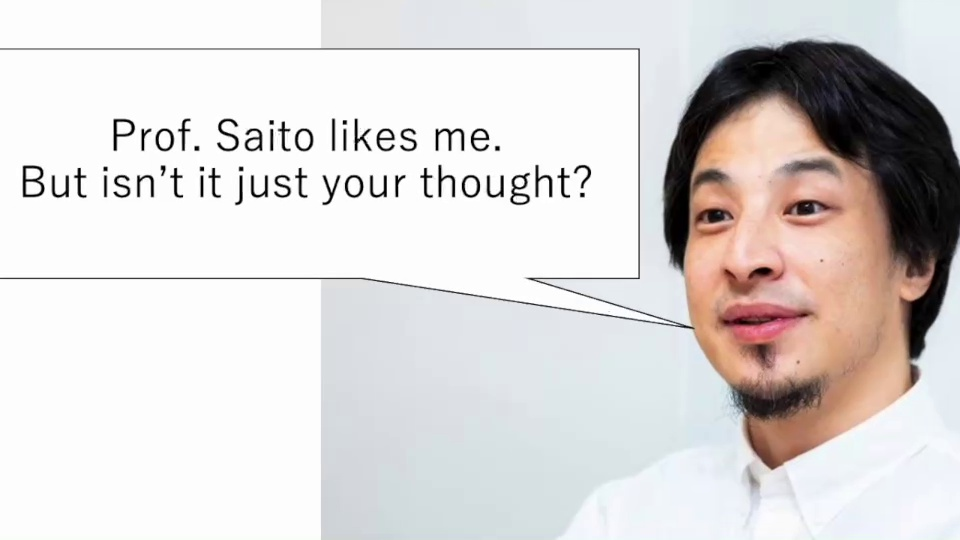
#> input picture exercise0516/frame_img/video_img_0003.jpg, 960 x 540 px, given in place of prof_likes_hiroyuki2.mp4, which was not available
$ python ex0516_2.py
#> lines starting #> are read from the running program, lines starting #| are printed output that depends on the picture; pictures that were not available may be replaced by others from this repository, and a replacement may not be noted
import numpy as np
import cv2 as cv
import scipy.optimize as op
from scipy.signal import butter, lfilter, freqz
import matplotlib.pyplot as plt

skip=0 # 処理するフレームを削る数。デバッグの時はこれを大きくして処理を切り上げる

def match_feature(img1, img2):  # 前回の課題と同様
    # SIFTを用意
    sift = cv.SIFT_create()
    # 特徴点とdescriberを検出
    kp1, des1 = sift.detectAndCompute(img1, None)
    kp2, des2 = sift.detectAndCompute(img2, None)
    # マッチさせる
    bf = cv.BFMatcher()
    matches = bf.knnMatch(des1, des2, k=2)
    good = []  # オブジェクトの保管場所
    good2 = []  # オブジェクトの保管場所 drawMatchesKnnに食わせるための形式
    for m, n in matches:
        if m.distance < 0.3*n.distance:  # 厳選を実施
            good.append(m)
            good2.append([m])
    img1_pt = [list(map(int, kp1[m.queryIdx].pt))
               for m in good]  # マッチした１枚目の特徴点
    img2_pt = [list(map(int, kp2[m.trainIdx].pt))
               for m in good]  # マッチした２枚目の特徴点
    # img3 = cv.drawMatchesKnn(img1, kp1, img2, kp2, good2,
    #                         None, flags=cv.DrawMatchesFlags_NOT_DRAW_SINGLE_POINTS)  # マッチ状況の描画
    # plt.imshow(img3), plt.show()  # 確認のためマッチの様子を出力

    img1_pt_s = []  # 重複削除後のマッチした特徴点
    img2_pt_s = []
    for i in range(len(img1_pt)):
        if (img1_pt[i] not in img1_pt_s) and (img2_pt[i] not in img2_pt_s):  # 重複の確認
            img1_pt_s.append(img1_pt[i])
            img2_pt_s.append(img2_pt[i])

    img1_pt_s = np.array(img1_pt_s)  # 最適化に備えnumpy形式に変換
    img2_pt_s = np.array(img2_pt_s)
    return img1_pt_s, img2_pt_s


def error_func(t):
    # 特徴点の合致における誤差関数
    answer = 0
    for i in range(len(img1_pt_s)):  # 特徴点の組毎に足しこむ
        # 特徴点間の距離の2乗
        answer += (np.linalg.norm(t+img2_pt_s[i]-img1_pt_s[i]))**2
    return answer


def butter_lowpass(cutoff, fs, order=5):
    nyq = 0.5 * fs
    normal_cutoff = cutoff / nyq
    b, a = butter(order, normal_cutoff, btype='low', analog=False)
    return b, a


def butter_lowpass_filter(data, cutoff, fs, order=5):
    b, a = butter_lowpass(cutoff, fs, order=order)
    y = lfilter(b, a, data)
    return y


# 動画の読み込み
mv = cv.VideoCapture(
    "/Users/hayashidekazuyuki/Desktop/Git_Win_Air/class_CV/exercise0516/prof_likes_hiroyuki2.mp4")
frame_count = int(mv.get(cv.CAP_PROP_FRAME_COUNT))  # フレーム数
size = (1080, 1920)
# size=(540,960)
size_cv = (size[1], size[0])
frame_rate = int(mv.get(cv.CAP_PROP_FPS))

# 保存形式の指定
fourcc = cv.VideoWriter_fourcc('m', 'p', '4', 'v')  # 保存形式
save = cv.VideoWriter('exercise0516/result/stabilized.mp4',
                      fourcc, frame_rate, size_cv)

vec0_list = []
vec1_list = []

# for i in range(20):
for i in range(frame_count-skip):
    ch, frame = mv.read()  # １フレームずつ取り出す
    frame = cv.cvtColor(frame, cv.COLOR_RGB2GRAY)  # モノクロに変換
    if i != 0:  # 初回はスキップ
        print(i)
        img1_pt_s, img2_pt_s = match_feature(frame_old, frame)  # 特徴点マッチング
        vec = op.minimize(error_func, [0, 0]).x  # ブレのベクトル最適化
        vec = [int(vec[0]), int(vec[1])]  # ベクトルの成分をintに変換
        vec0_list.append(vec[0])
        vec1_list.append(vec[1])
    frame_old = frame
#> this loop made 1 pass
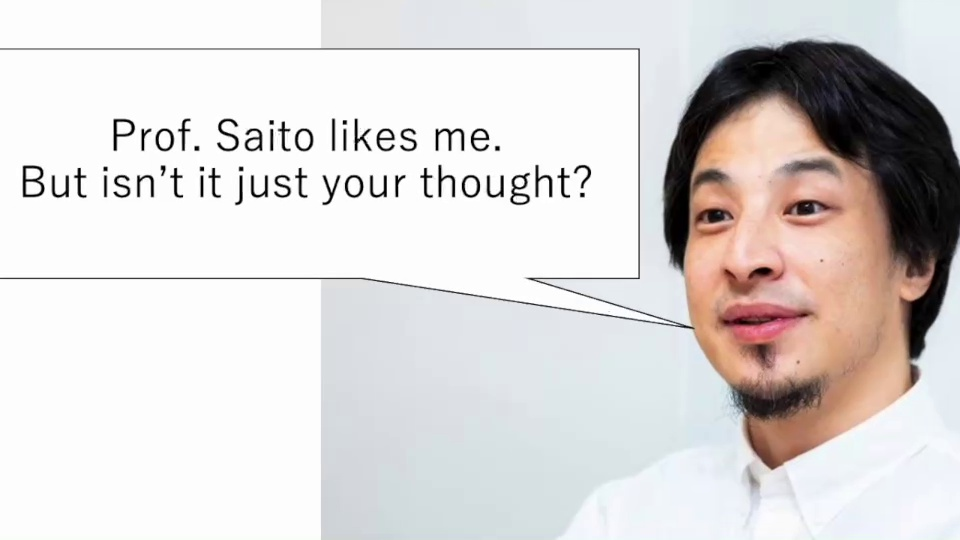
#> input picture exercise0516/frame_img/video_img_0003.jpg, 960 x 540 px, given in place of prof_likes_hiroyuki2.mp4, which was not available
#> pass 1, `frame = cv.cvtColor(frame, cv.COLOR_RGB2GRAY)`:
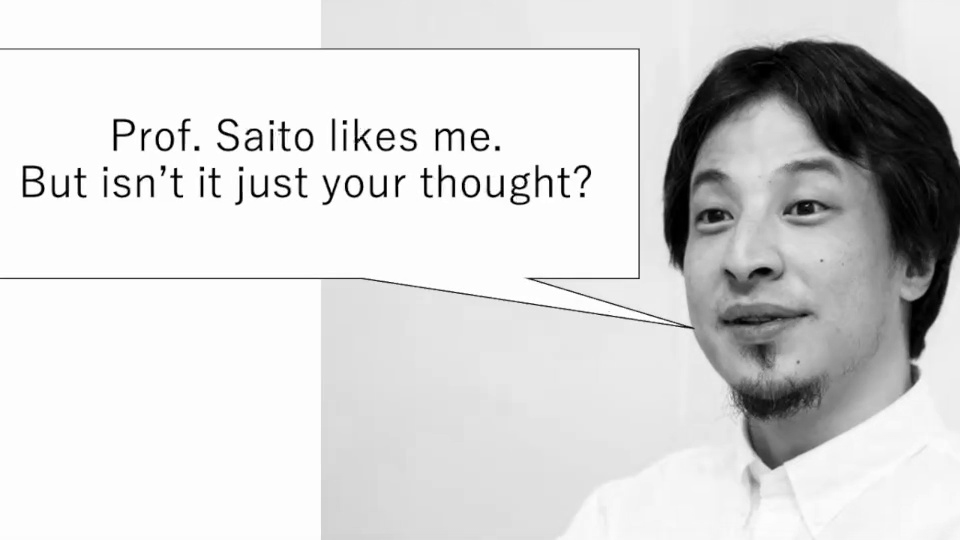
#> frame: shape (540, 960); min 0, max 255, mean 215.2
#> after the loop, vec0_list = []; vec1_list = []

# ベクトルuの平滑化処理

# LPFのパラメータ。試行錯誤的に決定。1Hz以上の高周波振動を除去
order = 6
fs = 30.0
cutoff = 1
T = 5.0
n = int(T * fs)

fig = plt.figure()

ax1 = fig.add_subplot(2, 1, 1)
ax2 = fig.add_subplot(2, 1, 2)

ax1.plot(np.linspace(0, len(vec0_list), len(vec0_list)),
         vec0_list, label="before smoothing, x")
ax2.plot(np.linspace(0, len(vec1_list), len(vec1_list)),
         vec1_list, label="before smoothing, y")
#plt.plot(vec0_list,vec1_list,label="before smoothing",color="r")

vec0_list = butter_lowpass_filter(
    vec0_list, cutoff, fs, order)  # スタビライズベクトルの高周波成分の消去
#> in butter_lowpass_filter, `y = lfilter(b, a, data)`: y = empty array
#> vec0_list = empty array
vec1_list = butter_lowpass_filter(vec1_list, cutoff, fs, order)
#> vec1_list = empty array
ax1.plot(np.linspace(0, len(vec0_list), len(vec0_list)),
         vec0_list, label="after smoothing, x")
ax2.plot(np.linspace(0, len(vec1_list), len(vec1_list)),
         vec1_list, label="after smoothing, y")
#plt.plot(vec0_list,vec1_list,label="after smoothing",color="b")
ax1.legend()
ax2.legend()
plt.xlabel("t")
plt.ylabel("x or y")
plt.savefig("class_CV/exercise0516/result/smoothing.png")
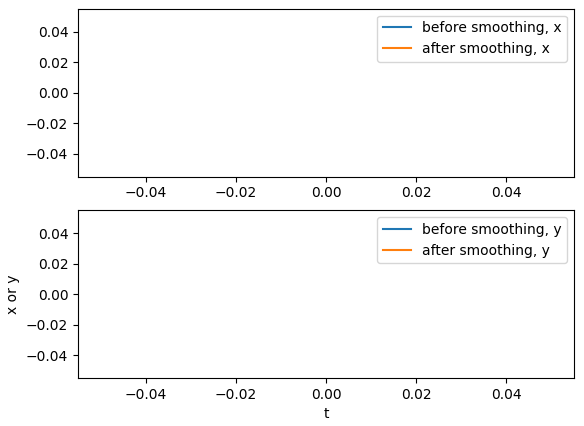
#> figure drawn by matplotlib, 2 panels

mv2 = cv.VideoCapture(
    "/Users/hayashidekazuyuki/Desktop/Git_Win_Air/class_CV/exercise0516/prof_likes_hiroyuki2.mp4")

# for i in range(19):
for i in range(0, frame_count-1-skip):
    ch, frame = mv2.read()  # １フレームずつ取り出す
    if ch:
        frame = cv.cvtColor(frame, cv.COLOR_RGB2GRAY)  # モノクロに変換
        vec[0] = int(vec0_list[i])
        vec[1] = int(vec1_list[i])
        y_start = 0 if vec[0] <= 0 else vec[0]  # 切り出す部分の設定
        y_end = size[0]+vec[0] if vec[0] <= 0 else size[0]
        x_start = 0 if vec[1] <= 0 else vec[1]
        x_end = size[1]+vec[1] if vec[1] <= 0 else size[1]
        tsukau_tokoro = frame[y_start:y_end, x_start:x_end]  # 画像を切り出す
        print(i, tsukau_tokoro.shape)
        canvas = np.insert(tsukau_tokoro, 0 if vec[0] <= 0 else tsukau_tokoro.shape[0], np.zeros(
            (abs(vec[0]), 1)), axis=0)  # 空白行の挿入
        canvas = np.insert(canvas, 0 if vec[1] <= 0 else tsukau_tokoro.shape[1], np.zeros(
            (abs(vec[1]), 1)), axis=1)  # 空白列の挿入
        canvas = canvas[100:canvas.shape[0]-100, 100:canvas.shape[1]-100]  # 拡大
        frame = cv.resize(canvas, size_cv)
        frame = cv.cvtColor(frame, cv.COLOR_GRAY2BGR)
        save.write(frame)

print("保存しました")

mv2.release()  # ファイルを閉じる
save.release()

# 2つの動画を並べて１つの動画を作る
mv_combine1 = cv.VideoCapture(
    "/Users/hayashidekazuyuki/Desktop/Git_Win_Air/class_CV/exercise0516/prof_likes_hiroyuki2.mp4")
mv_combine2 = cv.VideoCapture(
    "/Users/hayashidekazuyuki/Desktop/Git_Win_Air/class_CV/exercise0516/result/stabilized.mp4")

frame_rate_combine = min(int(mv_combine1.get(cv.CAP_PROP_FRAME_COUNT)), int(
    mv_combine2.get(cv.CAP_PROP_FRAME_COUNT)))
fourcc = cv.VideoWriter_fourcc('m', 'p', '4', 'v')  # 保存形式
height = mv_combine1.get(cv.CAP_PROP_FRAME_HEIGHT) + \
    mv_combine2.get(cv.CAP_PROP_FRAME_HEIGHT)
width = mv_combine1.get(cv.CAP_PROP_FRAME_WIDTH) + \
    mv_combine2.get(cv.CAP_PROP_FRAME_WIDTH)
mv_jointed = cv.VideoWriter("/Users/hayashidekazuyuki/Desktop/Git_Win_Air/class_CV/exercise0516/result/combined.mp4",
                            fourcc, frame_rate_combine, (int(width), int(height)))

for i in range(frame_rate_combine):  # フレームごとに結合
    ch1, frame1 = mv_combine1.read()
    ch2, frame2 = mv_combine2.read()
    if ch1 and ch2:
        canvas = np.hstack([frame1, frame2])
        frame_combine = cv.resize(canvas, (int(width), int(height)))
        mv_jointed.write(frame_combine)
#> this loop made 1 pass
#> pass 1, `canvas = np.hstack([frame1, frame2])`:
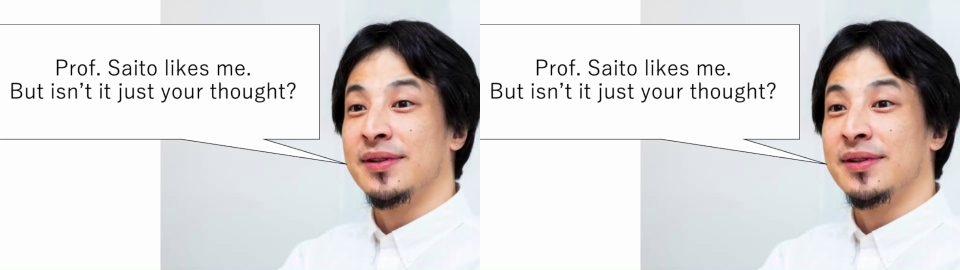
#> canvas: shape (540, 1920, 3) (shown at 1/2 size); mean B, G, R 214.3, 215, 218.9
#> pass 1, `frame_combine = cv.resize(canvas, (int(width), int(height)))`:
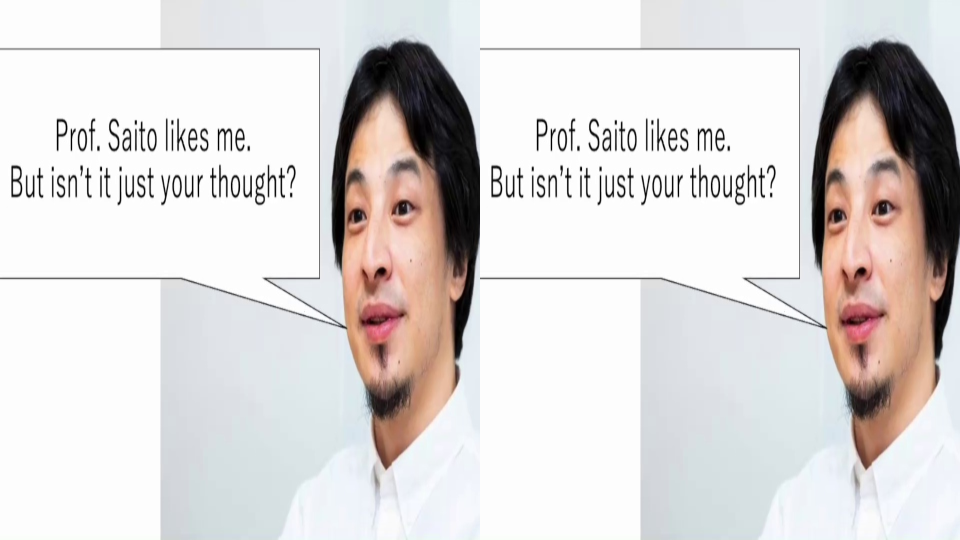
#> frame_combine: shape (1080, 1920, 3) (shown at 1/2 size); mean B, G, R 214.3, 215.1, 219

mv_jointed.release()
cv.destroyAllWindows()

$ run again, on exercise0516/frame_img/video_img_0006.jpg
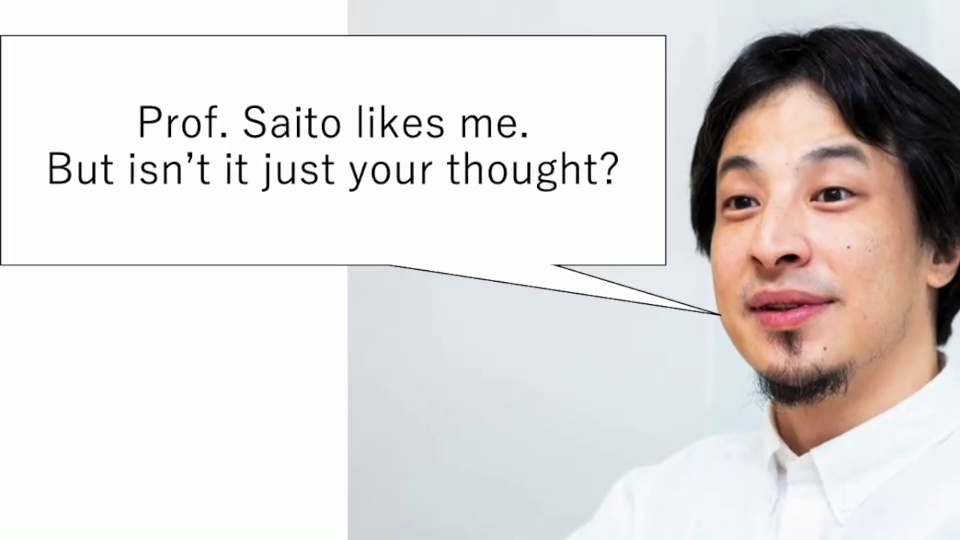
#> input picture exercise0516/frame_img/video_img_0006.jpg, 960 x 540 px, given in place of prof_likes_hiroyuki2.mp4, which was not available
#> the loop `for i in range(frame_count-skip):` made 1 pass
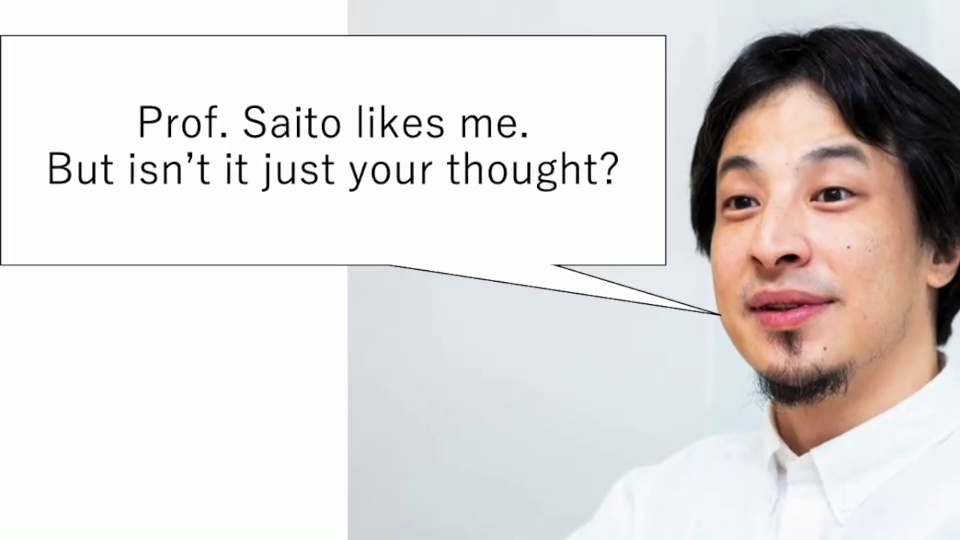
#> input picture exercise0516/frame_img/video_img_0006.jpg, 960 x 540 px, given in place of prof_likes_hiroyuki2.mp4, which was not available
#> pass 1, `frame = cv.cvtColor(frame, cv.COLOR_RGB2GRAY)`:
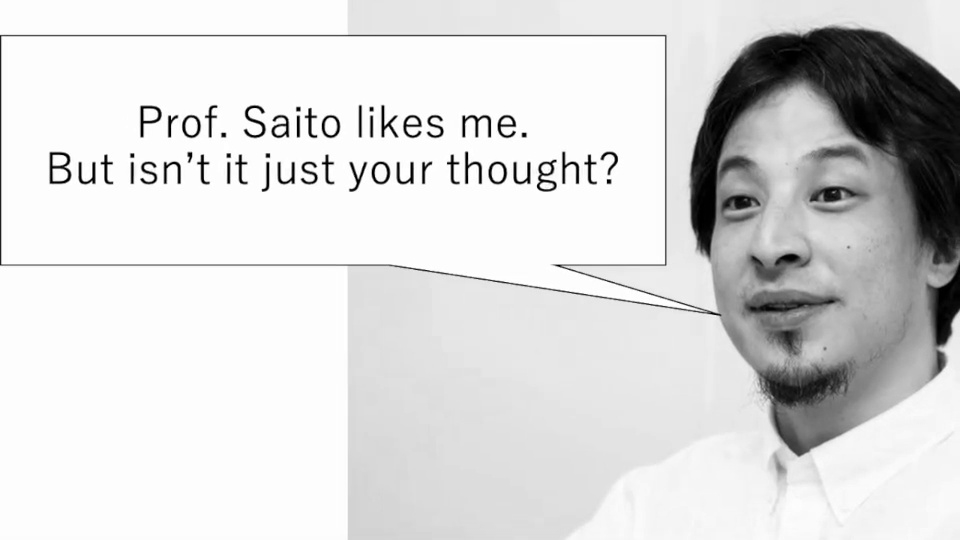
#> frame: shape (540, 960); min 0, max 255, mean 217.4
#> after the loop `for i in range(frame_count-skip):`: vec0_list = []
#> y = empty array
#> the loop `for i in range(frame_rate_combine):` made 1 pass
#> pass 1, `frame_combine = cv.resize(canvas, (int(width), int(height)))`:
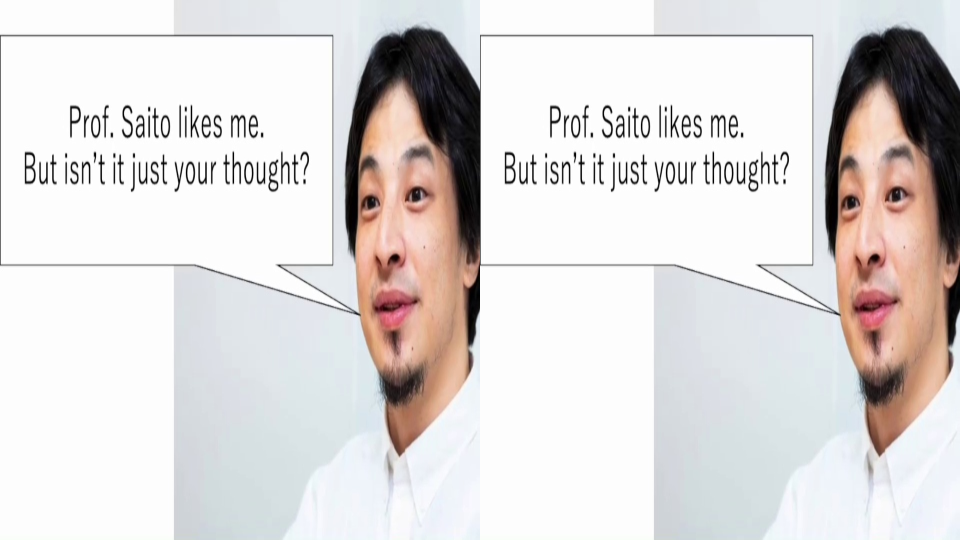
#> frame_combine: shape (1080, 1920, 3) (shown at 1/2 size); mean B, G, R 216.5, 217.2, 221.2

$ run again, on exercise0516/frame_img/video_img_0021.jpg
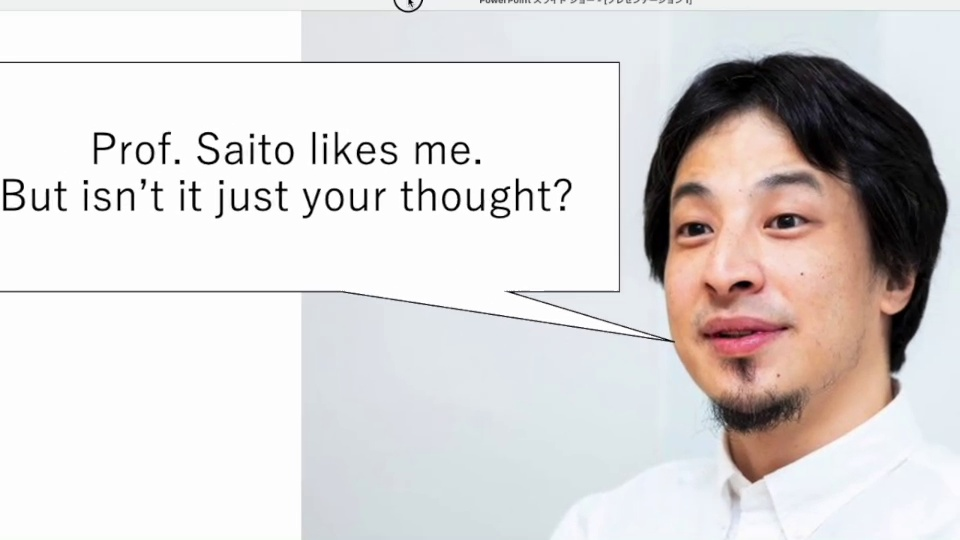
#> input picture exercise0516/frame_img/video_img_0021.jpg, 960 x 540 px, given in place of prof_likes_hiroyuki2.mp4, which was not available
#> the loop `for i in range(frame_count-skip):` made 1 pass
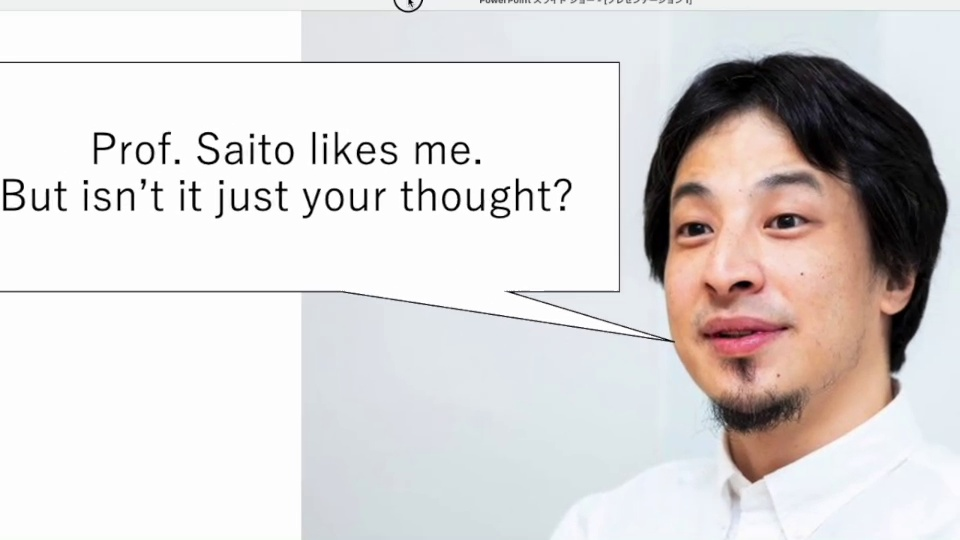
#> input picture exercise0516/frame_img/video_img_0021.jpg, 960 x 540 px, given in place of prof_likes_hiroyuki2.mp4, which was not available
#> pass 1, `frame = cv.cvtColor(frame, cv.COLOR_RGB2GRAY)`:
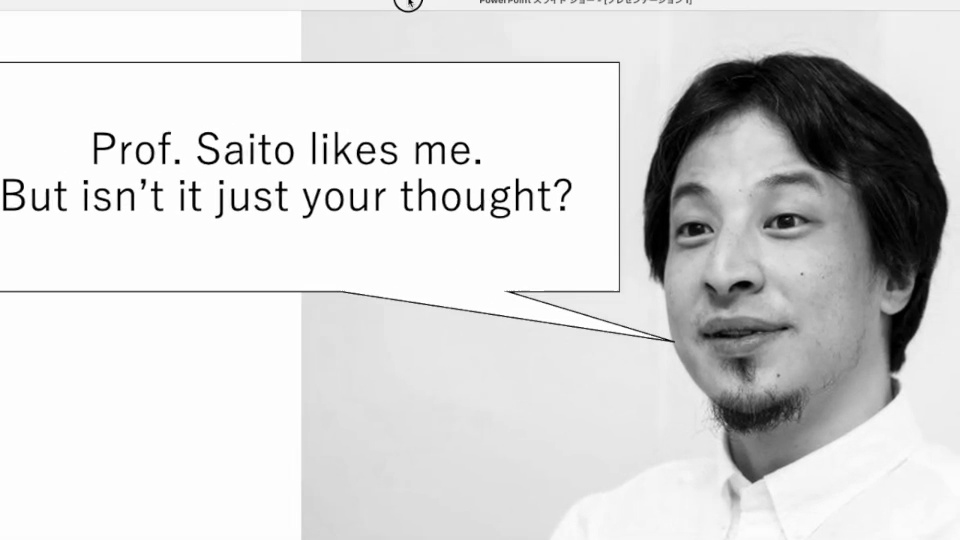
#> frame: shape (540, 960); min 0, max 255, mean 214.7
#> after the loop `for i in range(frame_count-skip):`: vec0_list = []
#> y = empty array
#> the loop `for i in range(frame_rate_combine):` made 1 pass
#> pass 1, `frame_combine = cv.resize(canvas, (int(width), int(height)))`:
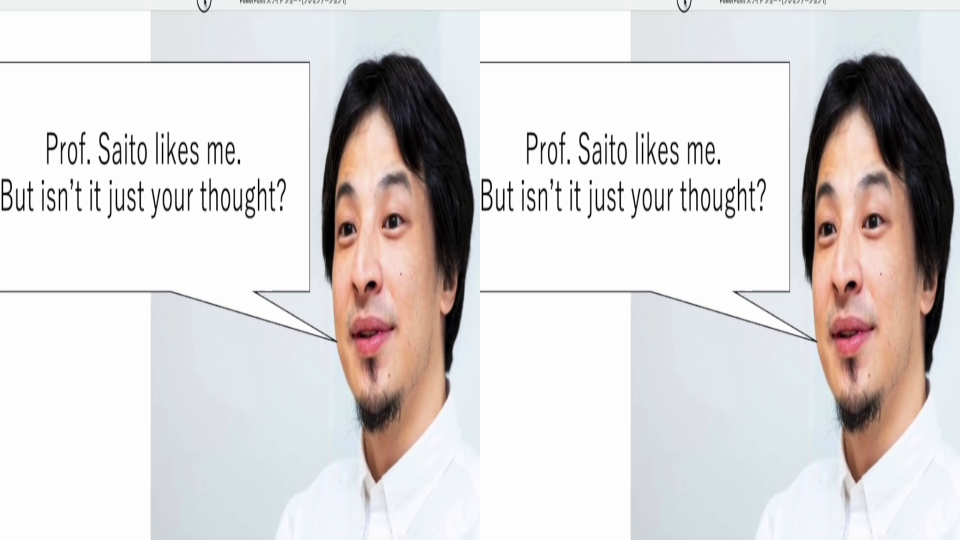
#> frame_combine: shape (1080, 1920, 3) (shown at 1/2 size); mean B, G, R 214, 214.4, 218.3
